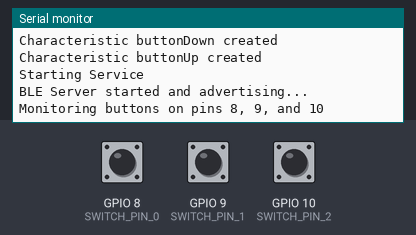
The sketch below on a simulated ESP32-S3. Shown: the last lines printed to the serial monitor. Inputs (shaded band) come from the test bench; at power-on: GPIO 8 (SWITCH_PIN_0) HIGH, GPIO 9 (SWITCH_PIN_1) HIGH, GPIO 10 (SWITCH_PIN_2) HIGH. Nothing arrives over Bluetooth unless stated; a phone connects over Bluetooth LE 3 s after start.

Above: at 1.2 s.
1.3 s: GPIO 8 (SWITCH_PIN_0) pulled LOW for 0.15 s
At 2.3 s:
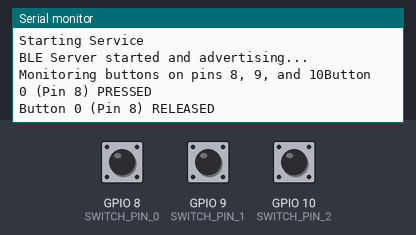
2.9 s: GPIO 9 (SWITCH_PIN_1) pulled LOW for 0.15 s
At 3.6 s:
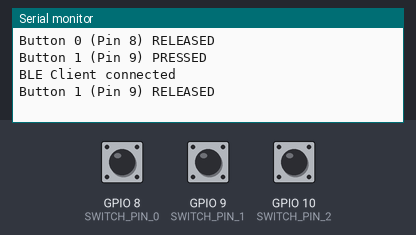
4.5 s: GPIO 10 (SWITCH_PIN_2) pulled LOW for 0.15 s
At 4.63 s:
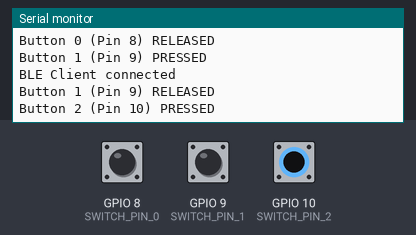

Measured:
- after the input at 1.3 s, the serial monitor: prints a new line at once (image 1)
- after the input at 2.9 s, the serial monitor: prints a new line at once (image 2)
- after the input at 4.5 s, the serial monitor: prints a new line at once (image 3)

The sketch:

blue-pedal.ino
```cpp
#include <BLEDevice.h>
#include <BLEUtils.h>
#include <BLEServer.h>
#include <BLE2902.h>
#include <BLE2901.h>
#include <Arduino.h>


// See the following for generating UUIDs:
// https://www.uuidgenerator.net/

#define SERVICE_UUID              "d98e357f-3d21-4669-a17d-9b389d6559e1"
#define CHARACTERISTIC_UUID_BTN_UP  "019f2af2-6401-445b-a52d-8119aca2c5ef"
#define CHARACTERISTIC_UUID_BTN_DOWN "4e9ca473-b618-4de5-a0db-bb1c055a5e1c"

// Button pins (fixed syntax - removed semicolons)
#define SWITCH_PIN_0 8
#define SWITCH_PIN_1 9
#define SWITCH_PIN_2 10

#define BUTTON_UP HIGH
#define BUTTON_DOWN LOW

int buttonStatus0 = HIGH;
int buttonStatus1 = HIGH;
int buttonStatus2 = HIGH;

// Debouncing variables
unsigned long lastDebounceTime0 = 0;
unsigned long lastDebounceTime1 = 0;
unsigned long lastDebounceTime2 = 0;
unsigned long debounceDelay = 50;    // 50ms debounce delay

BLECharacteristic *pCharacteristicDown;
BLECharacteristic *pCharacteristicUp;
bool deviceConnected = false;

const uint32_t NVM_Offset = 0x290000;
uint8_t FLASH_Address = 0;

template<typename T>
void FlashWrite(uint32_t address, const T& value) {
  ESP.flashEraseSector((NVM_Offset+address)/4096);
  ESP.flashWrite(NVM_Offset+address, (uint32_t*)&value, sizeof(value));
}

template<typename T>
void FlashRead(uint32_t address, T& value) {
  ESP.flashRead(NVM_Offset+address, (uint32_t*)&value, sizeof(value));
}

// Server callbacks to track connection status
class BluePedalCallbacks: public BLEServerCallbacks {
    void onConnect(BLEServer* pServer) {
      deviceConnected = true;
      Serial.println("BLE Client connected");
    }

    void onDisconnect(BLEServer* pServer) {
      deviceConnected = false;
      Serial.println("BLE Client disconnected");
      // Restart advertising
      pServer->getAdvertising()->start();
    }
};


void setup() {
  // Set up serial communication for debugging
  Serial.begin(115200);
  Serial.println("BLE Server initialization...");

  // Initialize button pins as inputs with pull-up resistors
  pinMode(SWITCH_PIN_0, INPUT_PULLUP);
  pinMode(SWITCH_PIN_1, INPUT_PULLUP);
  pinMode(SWITCH_PIN_2, INPUT_PULLUP);

  // Read initial button states
  buttonStatus0 = digitalRead(SWITCH_PIN_0);
  buttonStatus1 = digitalRead(SWITCH_PIN_1);
  buttonStatus2 = digitalRead(SWITCH_PIN_2);

  // Initialize BLE with device name
  BLEDevice::init("Sophie's Pedals");
  BLEServer *pServer = BLEDevice::createServer();
  pServer->setCallbacks(new BluePedalCallbacks());
  Serial.println("BLE initialized, creating Characteristics");

  BLEService *pService = pServer->createService(SERVICE_UUID);

  // Create characteristics with notify capability for sending button updates
  pCharacteristicDown = pService->createCharacteristic(
                                         CHARACTERISTIC_UUID_BTN_DOWN,
                                           BLECharacteristic::PROPERTY_NOTIFY

                                       );
  Serial.println("Characteristic buttonDown created");

  pCharacteristicUp = pService->createCharacteristic(
                                         CHARACTERISTIC_UUID_BTN_UP,
                                          BLECharacteristic::PROPERTY_NOTIFY
                                       );
  Serial.println("Characteristic buttonUp created");

//  pCharacteristicDown->addDescriptor(new BLE2902());
  // Adds also the Characteristic User Description - 0x2901 descriptor
//  BLE2901 *descriptorDown_2901;
//  descriptorDown_2901 = new BLE2901();
//  descriptorDown_2901->setDescription("Button Down Events");
//  descriptorDown_2901->setAccessPermissions(ESP_GATT_PERM_READ);  // enforce read only - default is Read|Write
//  pCharacteristicDown->addDescriptor(descriptorDown_2901);
//  Serial.println("Characteristic buttonDown descriptord created");

//  pCharacteristicUp->addDescriptor(new BLE2902());
//  BLE2901 *descriptorUp_2901;
  // Adds also the Characteristic User Description - 0x2901 descriptor
//  descriptorUp_2901 = new BLE2901();
//  descriptorUp_2901->setDescription("Button Up Events");
//  descriptorUp_2901->setAccessPermissions(ESP_GATT_PERM_READ);  // enforce read only - default is Read|Write
//  pCharacteristicUp->addDescriptor(descriptorUp_2901);
//  Serial.println("Characteristic buttonUp descriptord created");


  Serial.println("Starting Service");

  pService->start();

  // Start advertising
  BLEAdvertising *pAdvertising = BLEDevice::getAdvertising();
  pAdvertising->addServiceUUID(SERVICE_UUID);
  pAdvertising->setScanResponse(true);
  pAdvertising->setMinPreferred(0x06);  // functions that help with iPhone connections issue
  pAdvertising->setMinPreferred(0x12);
  BLEDevice::startAdvertising();

  Serial.println("BLE Server started and advertising...");
  Serial.printf("Monitoring buttons on pins %i, %i, and %i", SWITCH_PIN_0, SWITCH_PIN_1, SWITCH_PIN_2);
}

void notifyButtonChanged(int buttonIndex, int buttonCurrentStatus) {
  // Map pin numbers to button names for clearer output
  int pinNumber;
  switch(buttonIndex) {
    case 0: pinNumber = SWITCH_PIN_0; break;
    case 1: pinNumber = SWITCH_PIN_1; break;
    case 2: pinNumber = SWITCH_PIN_2; break;
    default: pinNumber = -1; break;
  }

  // Create status message
  String statusMessage = "Button " + String(buttonIndex) + " (Pin " + String(pinNumber) + ") ";
  String bleMessage = "BTN" + String(buttonIndex) + ":";

  if (buttonCurrentStatus == BUTTON_DOWN) {
    statusMessage += "PRESSED";
    bleMessage += "1";  // Button pressed (LOW due to pull-up)
  } else {
    statusMessage += "RELEASED";
    bleMessage += "0";  // Button released (HIGH due to pull-up)
  }

  // Always print to Serial
  Serial.println(statusMessage);

  // Send notification via BLE only if client is connected
  if (deviceConnected) {
    if(buttonCurrentStatus == BUTTON_DOWN){
      pCharacteristicDown->setValue((uint8_t *)&buttonIndex, 4);
      pCharacteristicDown->notify();
    }
    if(buttonCurrentStatus == BUTTON_UP){
      pCharacteristicUp->setValue((uint8_t *)&buttonIndex, 4);
      pCharacteristicUp->notify();
    }
  }
}


void loop() {
  unsigned long currentTime = millis();

  // Read button states
  int buttonCurrentStatus0 = digitalRead(SWITCH_PIN_0);
  int buttonCurrentStatus1 = digitalRead(SWITCH_PIN_1);
  int buttonCurrentStatus2 = digitalRead(SWITCH_PIN_2);

  // Check button 0 with debouncing
  if (buttonCurrentStatus0 != buttonStatus0) {
    if ((currentTime - lastDebounceTime0) > debounceDelay) {
      notifyButtonChanged(0, buttonCurrentStatus0);
      buttonStatus0 = buttonCurrentStatus0;
      lastDebounceTime0 = currentTime;
    }
  }

  // Check button 1 with debouncing
  if (buttonCurrentStatus1 != buttonStatus1) {
    if ((currentTime - lastDebounceTime1) > debounceDelay) {
      notifyButtonChanged(1, buttonCurrentStatus1);
      buttonStatus1 = buttonCurrentStatus1;
      lastDebounceTime1 = currentTime;
    }
  }

  // Check button 2 with debouncing
  if (buttonCurrentStatus2 != buttonStatus2) {
    if ((currentTime - lastDebounceTime2) > debounceDelay) {
      notifyButtonChanged(2, buttonCurrentStatus2);
      buttonStatus2 = buttonCurrentStatus2;
      lastDebounceTime2 = currentTime;
    }
  }

  // Small delay to prevent excessive polling
  delay(10);
}
```
